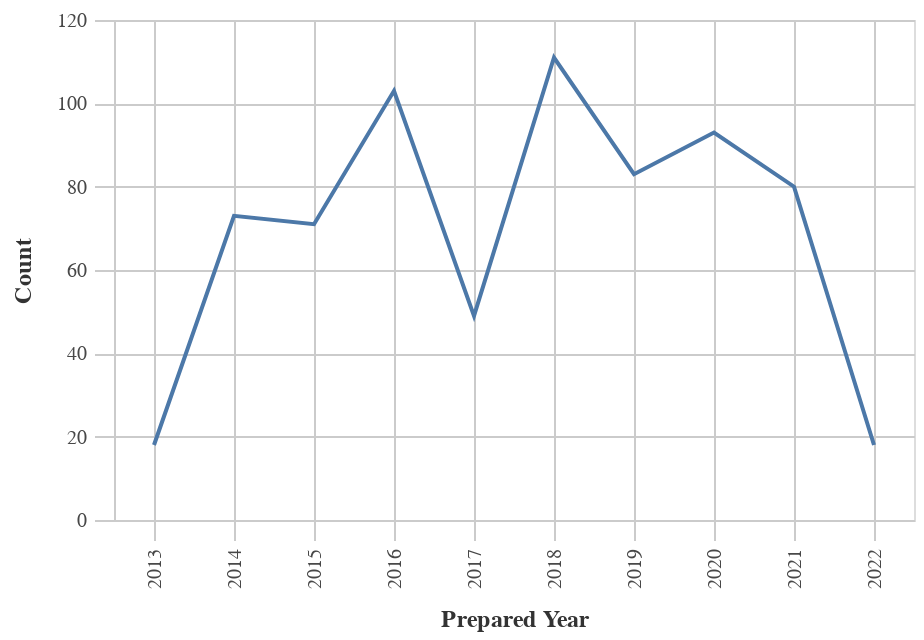

Notebook code cell kept with this figure:
### Code cell
#Line chart for Obligations by Year
chart_df = (df_top>>filter(_.variable=='prepared_y')).rename(columns= {"value":"Year"})
    
chart1= (_dla_utils_reports.basic_line_chart_test_no_save(chart_df, 'Year', 'count', district)).encode(x=alt.X('Year:O', title='Prepared Year'))
    
display(HTML("<h4><strong>Obligations by Year</strong></h4>"))
display(chart1)

### Figure 1 — Vega-Lite specification as saved in the notebook (floating-point values rounded to 4 significant figures)
{"config": {"view": {"continuousWidth": 400, "continuousHeight": 300}, "axis": {"domainColor": "#cbcbcb", "grid": true, "gridColor": "#cbcbcb", "gridWidth": 1, "labelColor": "#474747", "labelFont": "Nunito Sans", "labelFontSize": 10, "labelPadding": 4, "tickColor": "#cbcbcb", "tickSize": 10, "titleColor": "#333", "titleFont": "Raleway", "titleFontSize": 12, "titlePadding": 10}, "axisBand": {"grid": false}, "background": "white", "font": "Raleway", "header": {"labelFont": "Nunito Sans", "titleFont": "Raleway"}, "legend": {"labelColor": "#333", "labelFont": "Nunito Sans", "labelFontSize": 11, "labelLimit": 0, "padding": 1, "symbolSize": 30, "symbolType": "square", "titleColor": "#333", "titleFont": "Raleway", "titleFontSize": 14, "titlePadding": 10}, "title": {"anchor": "middle", "font": "Raleway", "fontSize": 18, "fontWeight": 300, "offset": 20}}, "data": {"name": "data-9db9fbc9f558f53bf7b094f55825a337"}, "mark": "line", "encoding": {"tooltip": [{"field": "Year", "type": "quantitative"}, {"field": "count", "type": "quantitative"}], "x": {"field": "Year", "title": "Prepared Year", "type": "ordinal"}, "y": {"field": "count", "title": "Count", "type": "quantitative"}}, "height": 250, "width": 400, "$schema": "https://vega.github.io/schema/vega-lite/v4.17.0.json", "datasets": {"data-9db9fbc9f558f53bf7b094f55825a337": [{"Year": 2018.0, "count": 111, "variable": "prepared_y"}, {"Year": 2016.0, "count": 103, "variable": "prepared_y"}, {"Year": 2020.0, "count": 93, "variable": "prepared_y"}, {"Year": 2019.0, "count": 83, "variable": "prepared_y"}, {"Year": 2021.0, "count": 80, "variable": "prepared_y"}, {"Year": 2014.0, "count": 73, "variable": "prepared_y"}, {"Year": 2015.0, "count": 71, "variable": "prepared_y"}, {"Year": 2017.0, "count": 49, "variable": "prepared_y"}, {"Year": 2013.0, "count": 18, "variable": "prepared_y"}, {"Year": 2022.0, "count": 18, "variable": "prepared_y"}]}}
